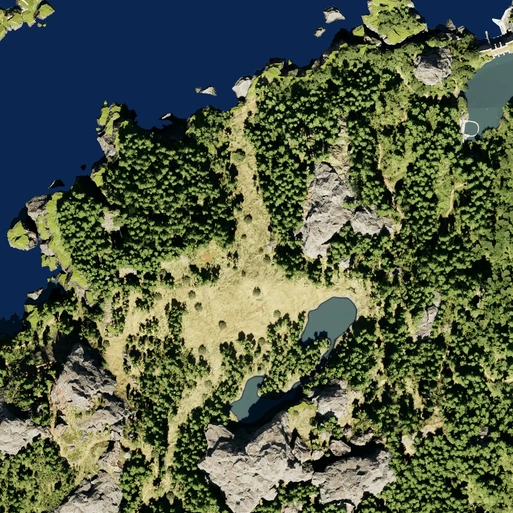
#> input picture tools/island_v2/reference_photo.webp, 513 x 513 px
$ python island_v2_generator.py
#> lines starting #> are read from the running program, lines starting #| are printed output that depends on the picture; after the words box and inside, x2 and y2 are one past the last pixel; in counts of white or black regions, pixels touching at a corner belong together
#!/usr/bin/env python3
"""Island v2 generator v1.0 (Dino Arcade) -> tools/island_v2/payloads/*.luau + tools/island_v2/preview.png

Builds the data for Workspace.DinoIsland 2.0 from the user's reference photo (tools/island_v2/reference_photo.webp,
an aerial view: ocean north-west, central meadow, three lakes, grey rock outcrops, dense forest), turned into a
1024 x 1024-stud island in the game's blocky studded style (island 1.0 / 1.1 palette and shapes).

Pipeline (deterministic: no randomness except numpy RandomState(seed) below):
1. Classify the photo per pixel (smoothed 5 px): ocean / lake / forest / meadow / rock.
   Ocean = the dark-blue component(s) touching the photo border; enclosed dark water = lake.
2. Grid: 128 x 128 cells of CELL = 8 studs over x, z in [-512, 512] (photo 513 px -> 4 px per cell, majority vote).
   Photo up = -Z (north), photo right = +X (east).
3. Island mask: photo land AND inside a noisy superellipse (|x/R|^4 + |z/R|^4 <= 1, R = 470 +/- 22 studs) so the
   photo's south / east land ends in a coast. Sea holes enclosed by land become lake (>= 6 cells) or land.
   Land specks < 3 cells in the sea are removed (rocky islets of >= 3 cells are kept).
4. Surface types: SAND = land within 2 cells of the sea (not rock); SHALLOWS = sea within 4 cells of land (top -2.2,
   like island 1.0); LAKE = lake cells (bed top -2.2 at the rim, -4.2 inside; named "Shallows" so ShakeOffServer counts
   it as water); MEADOW, FOREST, ROCK from the photo.
5. Heights (top of the ground, studs, multiples of 2 so every step is a 2-stud stair like island 1.0 hills):
   SAND -0.4; MEADOW 0 / 2 (gentle); FOREST rolling hills 0..10 from smooth value noise, faded to 0 within 4 cells of
   any water; ROCK mesas: 2 + 2 * floor(1.6 * d) (d = cells into the rock region), cap 30, so outcrops terrace up.
   Land touching a lake is held at 0 (the lake water top is -0.8, same as the sea).
6. Ground blocks: greedy rectangles of equal (surface, top) cells; each block runs from y = -8 (seabed top) to its top.
7. Placements (studs, with the ground top under each):
   trees  - Poisson-disk on FOREST (jungle 30 % / pine 70 %, spacing 26) + sparse lone jungle trees on MEADOW;
            palms on SAND; none within 2 cells of a lake or on ROCK.
   grass  - tall-grass hunting fields near water: patch centres on flat MEADOW / FOREST cells (top <= 2) within
            3..9 cells of a lake or 2..6 cells of the sea, clustered into fields; each patch = one TallGrass model
            (radius 15) like island 1.1 (BotServer hides by each patch's bounding box).
   rocks  - boulders scattered on ROCK edges and the forest floor.
   bots   - 3 Raptor + 1 TRex spawn markers next to the hunting fields (same counts as island 1.0).
   spawn  - player SpawnLocation on the south beach.
8. Payloads: Luau chunks to paste with execute_luau (tools/island_v2_install.luau has the builder; each payload is
   that builder + one data slice). Manifest: counts per folder + a geometry hash the installer re-computes in Studio.
"""
import math, os, json
import numpy as np
from PIL import Image
from scipy import ndimage as ndi

VERSION = "1.0"
ISLAND_VERSION = "2.0"
ROOT = os.path.dirname(os.path.abspath(__file__))
PHOTO = os.path.join(ROOT, "reference_photo.webp")
OUT_DIR = os.path.join(ROOT, "payloads")
PREVIEW = os.path.join(ROOT, "preview.png")

CELL = 8
N = 128                     # cells per side
HALF = N * CELL // 2        # 512
SEED = 7
LAKE_GROW = 2               # cells added around each photo lake
SHORE = 2.5                 # meadow ring around lakes (cells)

OCEAN, LAKE, FOREST, MEADOW, ROCK, SAND, SHALLOWS, SEA = range(8)
NAMES = ["Ocean", "Lake", "Forest", "Meadow", "Rock", "Sand", "Shallows", "Sea"]


def classify_photo():
    im = np.asarray(Image.open(PHOTO).convert("RGB")).astype(float)
    sm = np.stack([ndi.uniform_filter(im[..., c], 5) for c in range(3)], -1)
    r, g, b = sm[..., 0], sm[..., 1], sm[..., 2]
    lum = (r + g + b) / 3
    cls = np.full(r.shape, FOREST)
    dark_water = (b > r + 25) & (lum < 70)
#> dark_water: shape (513, 513) bool; 17.6% white; 6 white regions (2 under 20 px), largest, box (x1, y1, x2, y2) and area: (0, 0, 369, 334) 43423, (413, 0, 511, 42) 2517, (242, 400, 276, 422) 347, (0, 0, 16, 9) 136
    lake = (~dark_water) & (b >= r - 5) & (g > r + 5) & (lum > 70) & (lum < 140) & (np.abs(g - b) < 25)
#> lake: shape (513, 513) bool; 2.2% white; 53 white regions (37 under 20 px), largest, box (x1, y1, x2, y2) and area: (464, 54, 513, 141) 2753, (300, 298, 357, 349) 1584, (230, 376, 264, 421) 619
    meadow = (r > 140) & (g > 130) & (r - b > 35)
#> meadow: shape (513, 513) bool; 14.5% white; 242 white regions (148 under 20 px), largest, box (x1, y1, x2, y2) and area: (97, 79, 383, 469) 20403, (41, 386, 154, 486) 3908, (36, 195, 70, 269) 1022
    rock = (lum > 105) & (np.abs(r - g) < 15) & (r - b < 35) & (~lake)
#> rock: shape (513, 513) bool; 7.9% white; 151 white regions (104 under 20 px), largest, box (x1, y1, x2, y2) and area: (198, 412, 397, 513) 7592, (295, 162, 393, 259) 3710, (54, 467, 124, 513) 1382
    cls[meadow] = MEADOW
    cls[rock] = ROCK
    cls[lake] = LAKE
    # dark water: ocean only where its component touches the border, else it is lake
    lab, n = ndi.label(dark_water)
#> lab: shape (513, 513) int32; 7 distinct labels, from 0 to 6
#> n = 6
    border = set(np.unique(np.concatenate([lab[0], lab[-1], lab[:, 0], lab[:, -1]]))) - {0}
#> border = 3 items
    for k in range(1, n + 1):
        cls[lab == k] = OCEAN if k in border else LAKE
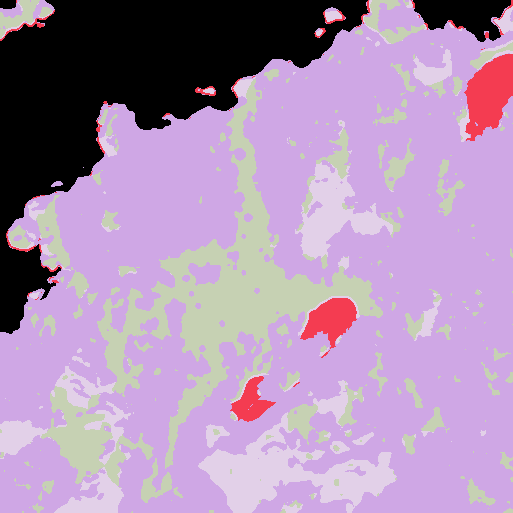
#> cls: shape (513, 513) int64; 5 distinct labels, from 0 to 4; one colour per label, 0 black
    return cls


PHOTO_SPAN = 470  # the photo covers x, z in [-PHOTO_SPAN, PHOTO_SPAN]; cells outside sample the photo's edge


def to_grid(cls):
    h, w = cls.shape
#> h = 513; w = 513
    grid = np.zeros((N, N), int)  # [row j (z), col i (x)]

    def px(v, size):
        return int(min(size - 1, max(0, (v + PHOTO_SPAN) / (2 * PHOTO_SPAN) * size)))
    for j in range(N):
        for i in range(N):
            xa, za = -HALF + i * CELL, -HALF + j * CELL
            x0, x1 = px(xa, w), px(xa + CELL, w)
            y0, y1 = px(za, h), px(za + CELL, h)
            block = cls[y0:max(y1, y0 + 1), x0:max(x1, x0 + 1)].ravel()
            grid[j, i] = np.bincount(block, minlength=5).argmax()
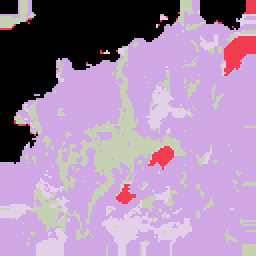
#> grid: shape (128, 128) int64 (shown 2 times larger); 5 distinct labels, from 0 to 4; one colour per label, 0 black
    return grid


def cell_center(i, j):
    return -HALF + (i + 0.5) * CELL, -HALF + (j + 0.5) * CELL


def value_noise(seed, scale, octaves=3):
    rng = np.random.RandomState(seed)
    out = np.zeros((N, N))
    amp, total = 1.0, 0.0
    for o in range(octaves):
        s = scale / (2 ** o)
        k = int(math.ceil(N / s)) + 2
        lattice = rng.rand(k, k)
        jj, ii = np.mgrid[0:N, 0:N] / s
        j0, i0 = np.floor(jj).astype(int), np.floor(ii).astype(int)
        fj, fi = jj - j0, ii - i0
        fj, fi = fj * fj * (3 - 2 * fj), fi * fi * (3 - 2 * fi)
        a = lattice[j0, i0] * (1 - fi) + lattice[j0, i0 + 1] * fi
        b = lattice[j0 + 1, i0] * (1 - fi) + lattice[j0 + 1, i0 + 1] * fi
        out += amp * (a * (1 - fj) + b * fj)
        total += amp
        amp *= 0.5
    return out / total


def build_layout():
    photo = to_grid(classify_photo())
    # island mask: noisy superellipse
    jj, ii = np.mgrid[0:N, 0:N]
    x = -HALF + (ii + 0.5) * CELL
    z = -HALF + (jj + 0.5) * CELL
    ang = np.arctan2(z, x)
    rng = np.random.RandomState(SEED)
    phases = rng.rand(4) * 2 * math.pi
    R = 470 + 12 * np.sin(3 * ang + phases[0]) + 7 * np.sin(7 * ang + phases[1]) + 4 * np.sin(13 * ang + phases[2])
    inside = (np.abs(x / R) ** 4 + np.abs(z / R) ** 4) <= 1
    land = (photo != OCEAN) & inside
#> land: shape (128, 128) bool; 65.1% white; 1 black region, box (x1, y1, x2, y2) and area: (0, 0, 128, 128) 5719
    # sea holes enclosed by land -> lake (big) or land (small)
    sea = ~land
    lab, n = ndi.label(sea)
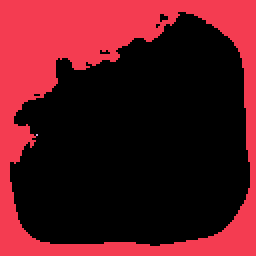
#> lab: shape (128, 128) int32 (shown 2 times larger); 3 distinct labels, from 0 to 2; one colour per label, 0 black
#> n = 2
    border = set(np.unique(np.concatenate([lab[0], lab[-1], lab[:, 0], lab[:, -1]]))) - {0}
#> border = 1 item
    surf = photo.copy()
    for k in range(1, n + 1):
        if k not in border:
            m = lab == k
            if m.sum() >= 6:
                surf[m] = LAKE
                land[m] = True
            else:
                land[m] = True
                surf[m] = np.where(photo[m] == OCEAN, FOREST, photo[m])
#> land: shape (128, 128) bool; 65.1% white; 1 black region, box (x1, y1, x2, y2) and area: (0, 0, 128, 128) 5718
#> surf: shape (128, 128) int64; 5 distinct labels, from 0 to 4
    # land specks in the sea
    lab, n = ndi.label(land & (surf != LAKE))
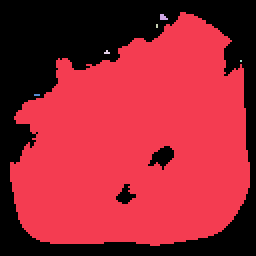
#> lab: shape (128, 128) int32 (shown 2 times larger); 7 distinct labels, from 0 to 6; one colour per label, 0 black
#> n = 6
    for k in range(1, n + 1):
        m = lab == k
        if m.sum() < 3:
            land[m] = False
#> this loop made 6 passes
#> pass 1, in build_layout, `m = lab == k`:
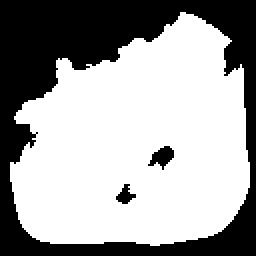
#> m: shape (128, 128) bool (shown 2 times larger); 63.4% white; 3 black regions, box (x1, y1, x2, y2) and area: (0, 0, 128, 128) 5858, (74, 73, 87, 85) 85, (58, 92, 68, 102) 53
    # tiny lake bits (< 6 cells) -> meadow
    lab, n = ndi.label(land & (surf == LAKE))
#> lab: shape (128, 128) int32; 19 distinct labels, from 0 to 18
#> n = 18
    for k in range(1, n + 1):
        m = lab == k
        if m.sum() < 6:
            surf[m] = MEADOW
#> surf: shape (128, 128) int64; 5 distinct labels, from 0 to 4
    surf[~land] = SEA
#> surf: shape (128, 128) int64; 5 distinct labels, from 1 to 7
    surf[land & (surf == OCEAN)] = FOREST
    # majority smoothing of land types (removes 1-cell noise), lakes / sea untouched
    for _ in range(2):
        new = surf.copy()
        counts = np.stack([ndi.uniform_filter((surf == t).astype(float), 3) for t in range(8)], -1)
        landtypes = [FOREST, MEADOW, ROCK]
        best = np.array(landtypes)[np.argmax(counts[..., landtypes], -1)]
        mask = np.isin(surf, landtypes)
        new[mask] = best[mask]
        surf = new
#> this loop made 2 passes
#> pass 1, in build_layout, `surf = new`:
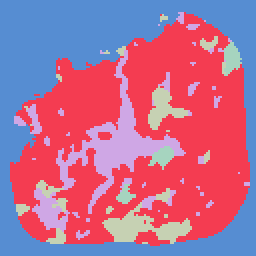
#> surf: shape (128, 128) int64 (shown 2 times larger); 5 distinct labels, from 1 to 7; one colour per label, 0 black
    # lakes: grow LAKE_GROW cells into land (photo lakes are ~50 studs, small next to a 40-stud T-Rex), never closer
    # than 4 cells to the sea; then a grassy MEADOW shore ring SHORE cells wide (rock stays rock)
    sea0 = surf == SEA
#> sea0: shape (128, 128) bool; 34.9% white; 1 white region, box (x1, y1, x2, y2) and area: (0, 0, 128, 128) 5721
    far_from_sea = ndi.distance_transform_edt(~sea0) > 4
#> far_from_sea: shape (128, 128) bool; 55.2% white; 1 black region, box (x1, y1, x2, y2) and area: (0, 0, 128, 128) 7345
    for _ in range(LAKE_GROW):
        grow = ndi.binary_dilation(surf == LAKE) & (surf != SEA) & far_from_sea
        surf[grow] = LAKE
#> this loop made 2 passes
#> pass 1, in build_layout, `grow = ndi.binary_dilation(surf == LAKE) & (surf != SEA) & far_from_sea`:
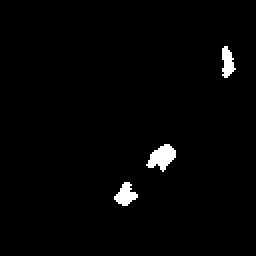
#> grow: shape (128, 128) bool (shown 2 times larger); 1.7% white; 3 white regions, box (x1, y1, x2, y2) and area: (73, 72, 88, 86) 121, (57, 91, 69, 103) 83, (111, 23, 118, 39) 72
    shore = (ndi.distance_transform_edt(surf != LAKE) <= SHORE) & (surf == FOREST)
#> shore: shape (128, 128) bool; 1.6% white in thin lines or dots, all inside (x1, y1, x2, y2) = (54, 19, 122, 106)
#> (the rest of the program and of its run is left out)
